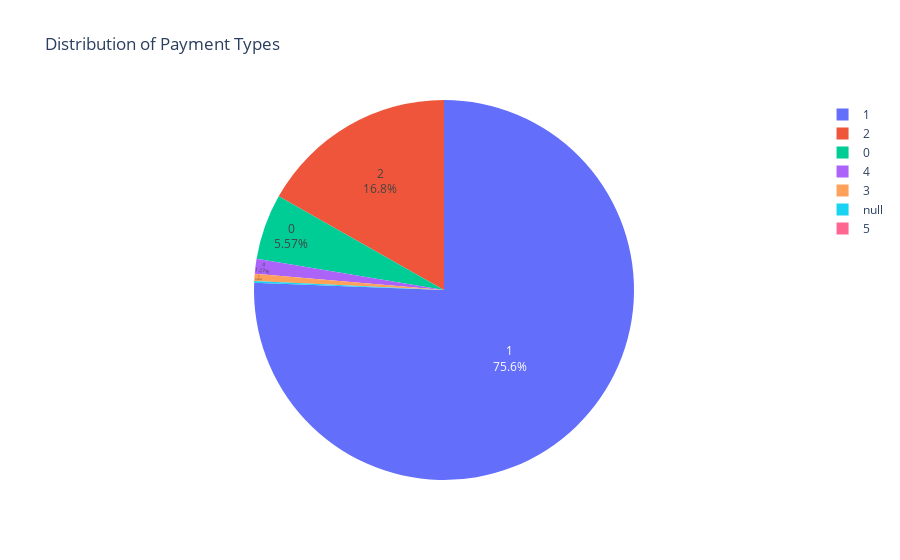

Write notebook code for a chart like this one.
### Markdown cell above
## Analysis of Other Features

### Code cell
# Payment type distribution
if 'payment_type' in column_names:
    payment_dist = execute_query("""
        SELECT 
            payment_type,
            COUNT(*) as count,
            100.0 * COUNT(*) / (SELECT COUNT(*) FROM all_taxi_trips) as percentage
        FROM all_taxi_trips
        GROUP BY payment_type
        ORDER BY count DESC
    """, "Error analyzing payment types")
    
    if not payment_dist.empty:
        print("Payment type distribution:")
        display(payment_dist)
        
        # Create pie chart for payment types
        fig = px.pie(
            payment_dist,
            values='count',
            names='payment_type',
            title="Distribution of Payment Types"
        )
        fig.update_traces(textposition='inside', textinfo='percent+label')
        fig.show()

# Passenger count distribution
if 'passenger_count' in column_names:
    passenger_dist = execute_query("""
        SELECT 
            passenger_count,
            COUNT(*) as count
        FROM all_taxi_trips
        WHERE passenger_count BETWEEN 1 AND 9  -- Filter out potential errors
        GROUP BY passenger_count
        ORDER BY passenger_count
    """, "Error analyzing passenger counts")
    
    if not passenger_dist.empty:
        print("\nPassenger count distribution:")
        display(passenger_dist)
        
        # Create bar chart for passenger counts
        fig = px.bar(
            passenger_dist,
            x="passenger_count",
            y="count",
            title="Distribution of Passenger Counts",
            labels={"passenger_count": "Number of Passengers", "count": "Number of Trips"}
        )
        fig.update_layout(xaxis_title="Number of Passengers", yaxis_title="Number of Trips",
                         xaxis=dict(tickmode='linear', tick0=1, dtick=1))
        fig.show()

# Tip amount analysis
if all(col in column_names for col in ['payment_type', 'tip_amount', 'total_amount']):
    tip_analysis = execute_query("""
        SELECT 
            payment_type,
            AVG(tip_amount) as avg_tip,
            AVG(CASE WHEN total_amount > 0 THEN tip_amount / total_amount * 100 ELSE 0 END) as avg_tip_percentage
        FROM all_taxi_trips
        GROUP BY payment_type
        ORDER BY avg_tip DESC
    """, "Error analyzing tip amounts")
    
    if not tip_analysis.empty:
        print("\nTip amount analysis by payment type:")
        display(tip_analysis)
        
        # Create bar chart for average tip by payment type
        fig = px.bar(
            tip_analysis,
            x="payment_type",
            y=["avg_tip", "avg_tip_percentage"],
            title="Average Tip by Payment Type",
            barmode="group",
            labels={"payment_type": "Payment Type", "value": "Amount", "variable": "Metric"}
        )
        fig.update_layout(xaxis_title="Payment Type", yaxis_title="Value")
        fig.show()

### Figure 1 — Plotly figure (JSON) as saved in the notebook; plotly's stock layout.template omitted (floating-point values rounded to 4 significant figures)
{"data": [{"domain": {"x": [0, 1], "y": [0, 1]}, "hovertemplate": "payment_type=%{label}<br>count=%{value}<extra></extra>", "labels": [1, 2, 0, 4, 3, null, 5], "legendgroup": "", "name": "", "showlegend": true, "textinfo": "percent+label", "textposition": "inside", "type": "pie", "values": [91808036, 20393274, 6768891, 1541190, 741288, 170281, 68]}], "layout": {"legend": {"tracegroupgap": 0}, "title": {"text": "Distribution of Payment Types"}}}
